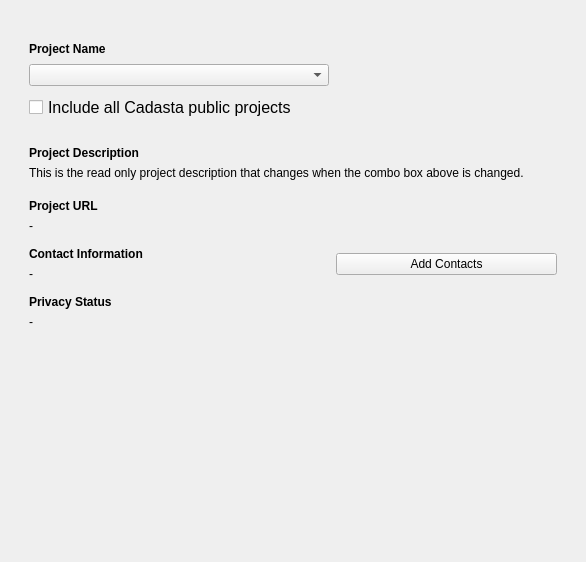
<?xml version="1.0" encoding="UTF-8"?>
<ui version="4.0">
 <class>projectCreation01</class>
 <widget class="QWidget" name="projectCreation01">
  <property name="geometry">
   <rect>
    <x>0</x>
    <y>0</y>
    <width>586</width>
    <height>562</height>
   </rect>
  </property>
  <property name="sizePolicy">
   <sizepolicy hsizetype="MinimumExpanding" vsizetype="MinimumExpanding">
    <horstretch>0</horstretch>
    <verstretch>0</verstretch>
   </sizepolicy>
  </property>
  <property name="styleSheet">
   <string notr="true"/>
  </property>
  <layout class="QVBoxLayout" name="verticalLayout_2">
   <item>
    <widget class="QFrame" name="frame">
     <property name="frameShape">
      <enum>QFrame::NoFrame</enum>
     </property>
     <property name="frameShadow">
      <enum>QFrame::Raised</enum>
     </property>
     <layout class="QVBoxLayout" name="verticalLayout">
      <item>
       <layout class="QVBoxLayout" name="verticalLayout_3">
        <property name="leftMargin">
         <number>9</number>
        </property>
        <property name="topMargin">
         <number>9</number>
        </property>
        <property name="rightMargin">
         <number>9</number>
        </property>
        <property name="bottomMargin">
         <number>9</number>
        </property>
        <item>
         <spacer name="verticalSpacer_3">
          <property name="orientation">
           <enum>Qt::Vertical</enum>
          </property>
          <property name="sizeType">
           <enum>QSizePolicy::Maximum</enum>
          </property>
          <property name="sizeHint" stdset="0">
           <size>
            <width>20</width>
            <height>13</height>
           </size>
          </property>
         </spacer>
        </item>
        <item>
         <widget class="QLabel" name="label">
          <property name="maximumSize">
           <size>
            <width>16777215</width>
            <height>15</height>
           </size>
          </property>
          <property name="font">
           <font>
            <weight>75</weight>
            <bold>true</bold>
           </font>
          </property>
          <property name="styleSheet">
           <string notr="true"/>
          </property>
          <property name="text">
           <string>Project Name</string>
          </property>
         </widget>
        </item>
        <item>
         <layout class="QHBoxLayout" name="horizontalLayout">
          <property name="spacing">
           <number>-1</number>
          </property>
          <property name="leftMargin">
           <number>0</number>
          </property>
          <property name="rightMargin">
           <number>0</number>
          </property>
          <item>
           <widget class="QComboBox" name="project_combo_box">
            <property name="minimumSize">
             <size>
              <width>300</width>
              <height>0</height>
             </size>
            </property>
            <property name="styleSheet">
             <string notr="true"/>
            </property>
           </widget>
          </item>
          <item>
           <widget class="QLabel" name="throbber_loader">
            <property name="minimumSize">
             <size>
              <width>27</width>
              <height>27</height>
             </size>
            </property>
            <property name="maximumSize">
             <size>
              <width>27</width>
              <height>27</height>
             </size>
            </property>
            <property name="text">
             <string/>
            </property>
            <property name="scaledContents">
             <bool>true</bool>
            </property>
           </widget>
          </item>
          <item>
           <spacer name="horizontalSpacer_2">
            <property name="orientation">
             <enum>Qt::Horizontal</enum>
            </property>
            <property name="sizeHint" stdset="0">
             <size>
              <width>40</width>
              <height>20</height>
             </size>
            </property>
           </spacer>
          </item>
         </layout>
        </item>
        <item>
         <layout class="QHBoxLayout" name="horizontalLayout_2">
          <item>
           <widget class="QCheckBox" name="public_projects_checkbox">
            <property name="font">
             <font>
              <pointsize>12</pointsize>
             </font>
            </property>
            <property name="text">
             <string>Include all Cadasta public projects</string>
            </property>
           </widget>
          </item>
         </layout>
        </item>
        <item>
         <spacer name="verticalSpacer_2">
          <property name="orientation">
           <enum>Qt::Vertical</enum>
          </property>
          <property name="sizeType">
           <enum>QSizePolicy::Maximum</enum>
          </property>
          <property name="sizeHint" stdset="0">
           <size>
            <width>20</width>
            <height>20</height>
           </size>
          </property>
         </spacer>
        </item>
        <item>
         <widget class="QLabel" name="label_2">
          <property name="font">
           <font>
            <weight>75</weight>
            <bold>true</bold>
           </font>
          </property>
          <property name="styleSheet">
           <string notr="true"/>
          </property>
          <property name="text">
           <string>Project Description</string>
          </property>
         </widget>
        </item>
        <item>
         <widget class="QLabel" name="project_description_label">
          <property name="styleSheet">
           <string notr="true"/>
          </property>
          <property name="text">
           <string>This is the read only project description that changes when the combo box above is changed.</string>
          </property>
          <property name="wordWrap">
           <bool>true</bool>
          </property>
         </widget>
        </item>
        <item>
         <spacer name="verticalSpacer_4">
          <property name="orientation">
           <enum>Qt::Vertical</enum>
          </property>
          <property name="sizeType">
           <enum>QSizePolicy::Minimum</enum>
          </property>
          <property name="sizeHint" stdset="0">
           <size>
            <width>20</width>
            <height>13</height>
           </size>
          </property>
         </spacer>
        </item>
        <item>
         <widget class="QLabel" name="project_url_title">
          <property name="font">
           <font>
            <weight>75</weight>
            <bold>true</bold>
           </font>
          </property>
          <property name="styleSheet">
           <string notr="true"/>
          </property>
          <property name="text">
           <string>Project URL</string>
          </property>
         </widget>
        </item>
        <item>
         <widget class="QLabel" name="project_url_label">
          <property name="styleSheet">
           <string notr="true"/>
          </property>
          <property name="text">
           <string>- </string>
          </property>
         </widget>
        </item>
        <item>
         <spacer name="verticalSpacer_5">
          <property name="orientation">
           <enum>Qt::Vertical</enum>
          </property>
          <property name="sizeType">
           <enum>QSizePolicy::Minimum</enum>
          </property>
          <property name="sizeHint" stdset="0">
           <size>
            <width>20</width>
            <height>8</height>
           </size>
          </property>
         </spacer>
        </item>
        <item>
         <layout class="QHBoxLayout" name="horizontalLayout_4" stretch="0,0,0">
          <property name="spacing">
           <number>-1</number>
          </property>
          <property name="sizeConstraint">
           <enum>QLayout::SetDefaultConstraint</enum>
          </property>
          <property name="leftMargin">
           <number>0</number>
          </property>
          <property name="rightMargin">
           <number>0</number>
          </property>
          <property name="bottomMargin">
           <number>0</number>
          </property>
          <item>
           <layout class="QVBoxLayout" name="verticalLayout_7">
            <property name="leftMargin">
             <number>0</number>
            </property>
            <property name="rightMargin">
             <number>0</number>
            </property>
            <item>
             <widget class="QLabel" name="contact_information_title">
              <property name="font">
               <font>
                <weight>75</weight>
                <bold>true</bold>
               </font>
              </property>
              <property name="text">
               <string>Contact Information</string>
              </property>
             </widget>
            </item>
            <item>
             <widget class="QLabel" name="contact_information_label">
              <property name="text">
               <string>-</string>
              </property>
             </widget>
            </item>
           </layout>
          </item>
          <item>
           <spacer name="horizontalSpacer">
            <property name="orientation">
             <enum>Qt::Horizontal</enum>
            </property>
            <property name="sizeType">
             <enum>QSizePolicy::Maximum</enum>
            </property>
            <property name="sizeHint" stdset="0">
             <size>
              <width>80</width>
              <height>20</height>
             </size>
            </property>
           </spacer>
          </item>
          <item>
           <widget class="QPushButton" name="add_contact_button">
            <property name="text">
             <string>Add Contacts</string>
            </property>
           </widget>
          </item>
         </layout>
        </item>
        <item>
         <spacer name="verticalSpacer_6">
          <property name="orientation">
           <enum>Qt::Vertical</enum>
          </property>
          <property name="sizeType">
           <enum>QSizePolicy::Minimum</enum>
          </property>
          <property name="sizeHint" stdset="0">
           <size>
            <width>20</width>
            <height>8</height>
           </size>
          </property>
         </spacer>
        </item>
        <item>
         <widget class="QLabel" name="privacy_status_title">
          <property name="font">
           <font>
            <weight>75</weight>
            <bold>true</bold>
           </font>
          </property>
          <property name="styleSheet">
           <string notr="true"/>
          </property>
          <property name="text">
           <string>Privacy Status</string>
          </property>
         </widget>
        </item>
        <item>
         <widget class="QLabel" name="privacy_status_label">
          <property name="styleSheet">
           <string notr="true"/>
          </property>
          <property name="text">
           <string>-</string>
          </property>
         </widget>
        </item>
        <item>
         <spacer name="verticalSpacer">
          <property name="orientation">
           <enum>Qt::Vertical</enum>
          </property>
          <property name="sizeHint" stdset="0">
           <size>
            <width>20</width>
            <height>40</height>
           </size>
          </property>
         </spacer>
        </item>
       </layout>
      </item>
     </layout>
    </widget>
   </item>
  </layout>
 </widget>
 <resources/>
 <connections/>
</ui>
